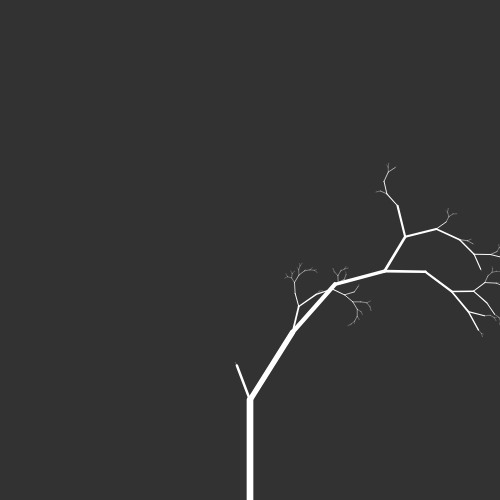
Frame 1 (no input)
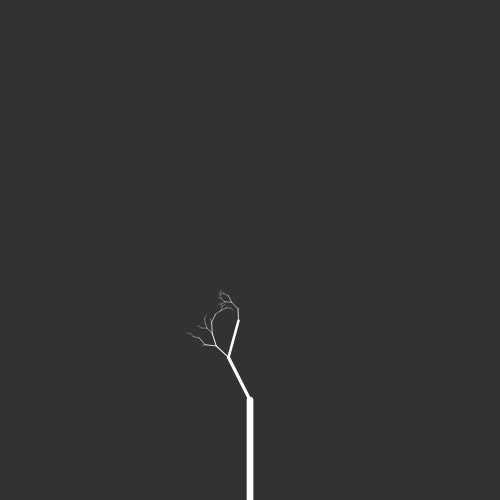
Frame 2 (the mouse pressed at the canvas centre, redrawn once)

The p5.js sketch that drew these frames (run headless with seeded random() and noise() and a simulated clock; the mouse was pressed at the canvas centre and the sketch redrawn once):

// p5.js sketch
// ── sketch.js
var angle = 0;
var mul = 0.8;
var i = 0;
var redraw = true;

function setup() {
    
	createCanvas(500, 500);
	stroke(255);

	angle = PI/4;

	noLoop();
}

function draw() {

	background(50);
	translate(width/2, height);

	drawBranch(100);
}


function drawBranch(len) {

	strokeWeight(len/15);
	line(0, 0, 0, -len);
	translate(0, -len);

	if (len > 4) {
		// right
		var r = random(1);
		if (r > 0.2) {
			push(); // save
				rotate(angle * r);
				drawBranch(len * mul);
			pop(); // restore
		}

		// left
		var r2 = random(1);
		if (r2 > 0.1) {
			push(); // save
				rotate(-angle * r2);
				drawBranch(len * mul * r2);
			pop(); // restore
		}

	}





}
